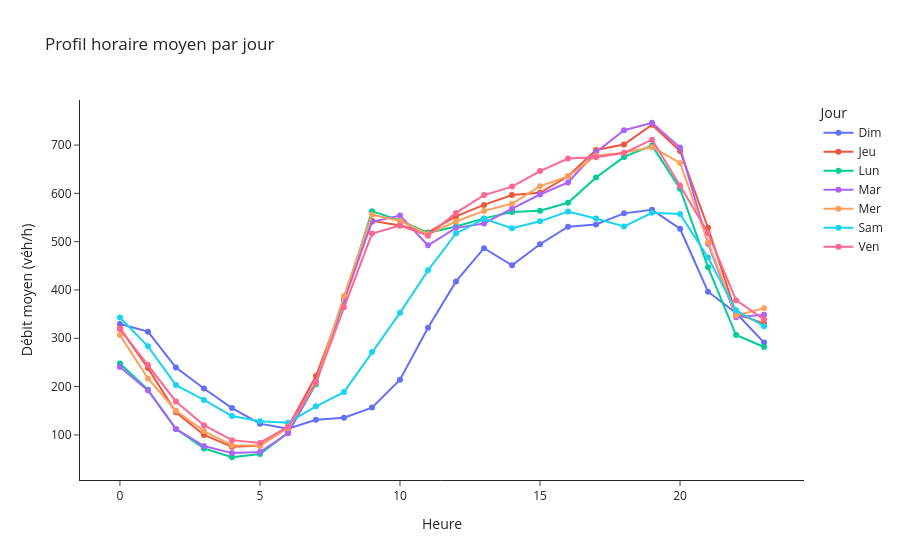

The notebook cell saved with this chart:
### Code cell
profil = (df_axe
          .groupby(['jour_semaine','heure'], as_index=False)['Débit horaire']
          .mean())

fig = px.line(
    profil, x='heure', y='Débit horaire', color='jour_semaine',
    markers=True, title=f"Profil horaire moyen par jour",
    labels={'heure':'Heure','Débit horaire':'Débit moyen (véh/h)','jour_semaine':'Jour'}
)
fig.update_layout(template='simple_white')
fig.show()

### Figure 1 — Plotly figure (JSON) as saved in the notebook; plotly's stock layout.template omitted (floating-point values rounded to 4 significant figures)
{"data": [{"hovertemplate": "Jour=Dim<br>Heure=%{x}<br>Débit moyen (véh/h)=%{y}<extra></extra>", "legendgroup": "Dim", "line": {"color": "#636efa", "dash": "solid"}, "marker": {"symbol": "circle"}, "mode": "lines+markers", "name": "Dim", "orientation": "v", "showlegend": true, "type": "scatter", "x": [0, 1, 2, 3, 4, 5, 6, 7, 8, 9, 10, 11, 12, 13, 14, 15, 16, 17, 18, 19, 20, 21, 22, 23], "xaxis": "x", "y": [329.5, 313.7, 239.5, 196.0, 155.5, 123.3, 113.0, 131.3, 135.7, 156.5, 214.2, 321.9, 417.7, 486.4, 451.2, 494.6, 531.0, 535.7, 558.6, 565.8, 526.8, 396.4, 352.3, 291.1], "yaxis": "y"}, {"hovertemplate": "Jour=Jeu<br>Heure=%{x}<br>Débit moyen (véh/h)=%{y}<extra></extra>", "legendgroup": "Jeu", "line": {"color": "#EF553B", "dash": "solid"}, "marker": {"symbol": "circle"}, "mode": "lines+markers", "name": "Jeu", "orientation": "v", "showlegend": true, "type": "scatter", "x": [0, 1, 2, 3, 4, 5, 6, 7, 8, 9, 10, 11, 12, 13, 14, 15, 16, 17, 18, 19, 20, 21, 22, 23], "xaxis": "x", "y": [321.0, 238.3, 146.7, 99.97, 75.33, 77.4, 116.1, 221.8, 377.0, 543.1, 533.6, 519.1, 552.2, 576.1, 596.4, 601.2, 635.3, 689.9, 700.9, 741.9, 687.8, 528.7, 351.3, 330.1], "yaxis": "y"}, {"hovertemplate": "Jour=Lun<br>Heure=%{x}<br>Débit moyen (véh/h)=%{y}<extra></extra>", "legendgroup": "Lun", "line": {"color": "#00cc96", "dash": "solid"}, "marker": {"symbol": "circle"}, "mode": "lines+markers", "name": "Lun", "orientation": "v", "showlegend": true, "type": "scatter", "x": [0, 1, 2, 3, 4, 5, 6, 7, 8, 9, 10, 11, 12, 13, 14, 15, 16, 17, 18, 19, 20, 21, 22, 23], "xaxis": "x", "y": [248.0, 193.6, 112.3, 71.97, 53.73, 60.37, 104.5, 204.9, 379.4, 563.1, 544.1, 517.9, 531.3, 548.2, 561.5, 564.1, 580.4, 632.8, 675.4, 698.9, 609.7, 447.0, 306.8, 281.9], "yaxis": "y"}, {"hovertemplate": "Jour=Mar<br>Heure=%{x}<br>Débit moyen (véh/h)=%{y}<extra></extra>", "legendgroup": "Mar", "line": {"color": "#ab63fa", "dash": "solid"}, "marker": {"symbol": "circle"}, "mode": "lines+markers", "name": "Mar", "orientation": "v", "showlegend": true, "type": "scatter", "x": [0, 1, 2, 3, 4, 5, 6, 7, 8, 9, 10, 11, 12, 13, 14, 15, 16, 17, 18, 19, 20, 21, 22, 23], "xaxis": "x", "y": [240.4, 192.2, 112.4, 76.86, 62.29, 64.54, 103.4, 209.1, 381.9, 541.2, 554.0, 492.3, 528.6, 537.6, 568.2, 597.6, 622.5, 685.1, 730.8, 746.1, 694.7, 495.7, 343.5, 348.5], "yaxis": "y"}, {"hovertemplate": "Jour=Mer<br>Heure=%{x}<br>Débit moyen (véh/h)=%{y}<extra></extra>", "legendgroup": "Mer", "line": {"color": "#FFA15A", "dash": "solid"}, "marker": {"symbol": "circle"}, "mode": "lines+markers", "name": "Mer", "orientation": "v", "showlegend": true, "type": "scatter", "x": [0, 1, 2, 3, 4, 5, 6, 7, 8, 9, 10, 11, 12, 13, 14, 15, 16, 17, 18, 19, 20, 21, 22, 23], "xaxis": "x", "y": [306.5, 216.8, 150.0, 107.9, 78.75, 78.25, 114.1, 208.4, 387.6, 555.6, 543.1, 515.3, 541.8, 563.7, 578.3, 614.8, 635.2, 678.0, 684.3, 695.7, 663.0, 499.0, 347.1, 362.1], "yaxis": "y"}, {"hovertemplate": "Jour=Sam<br>Heure=%{x}<br>Débit moyen (véh/h)=%{y}<extra></extra>", "legendgroup": "Sam", "line": {"color": "#19d3f3", "dash": "solid"}, "marker": {"symbol": "circle"}, "mode": "lines+markers", "name": "Sam", "orientation": "v", "showlegend": true, "type": "scatter", "x": [0, 1, 2, 3, 4, 5, 6, 7, 8, 9, 10, 11, 12, 13, 14, 15, 16, 17, 18, 19, 20, 21, 22, 23], "xaxis": "x", "y": [343.0, 283.3, 203.0, 172.5, 139.0, 128.3, 125.3, 159.2, 188.6, 271.5, 352.7, 440.6, 517.0, 547.2, 527.7, 542.1, 562.2, 547.8, 531.5, 559.7, 557.2, 467.2, 358.0, 325.0], "yaxis": "y"}, {"hovertemplate": "Jour=Ven<br>Heure=%{x}<br>Débit moyen (véh/h)=%{y}<extra></extra>", "legendgroup": "Ven", "line": {"color": "#FF6692", "dash": "solid"}, "marker": {"symbol": "circle"}, "mode": "lines+markers", "name": "Ven", "orientation": "v", "showlegend": true, "type": "scatter", "x": [0, 1, 2, 3, 4, 5, 6, 7, 8, 9, 10, 11, 12, 13, 14, 15, 16, 17, 18, 19, 20, 21, 22, 23], "xaxis": "x", "y": [318.8, 244.5, 169.2, 120.1, 89.14, 83.36, 117.0, 209.4, 364.0, 516.8, 533.3, 512.5, 559.5, 596.4, 614.0, 646.1, 672.2, 674.9, 683.6, 711.1, 616.5, 517.8, 378.9, 339.0], "yaxis": "y"}], "layout": {"legend": {"title": {"text": "Jour"}, "tracegroupgap": 0}, "title": {"text": "Profil horaire moyen par jour"}, "xaxis": {"anchor": "y", "domain": [0, 1], "title": {"text": "Heure"}}, "yaxis": {"anchor": "x", "domain": [0, 1], "title": {"text": "Débit moyen (véh/h)"}}}}
